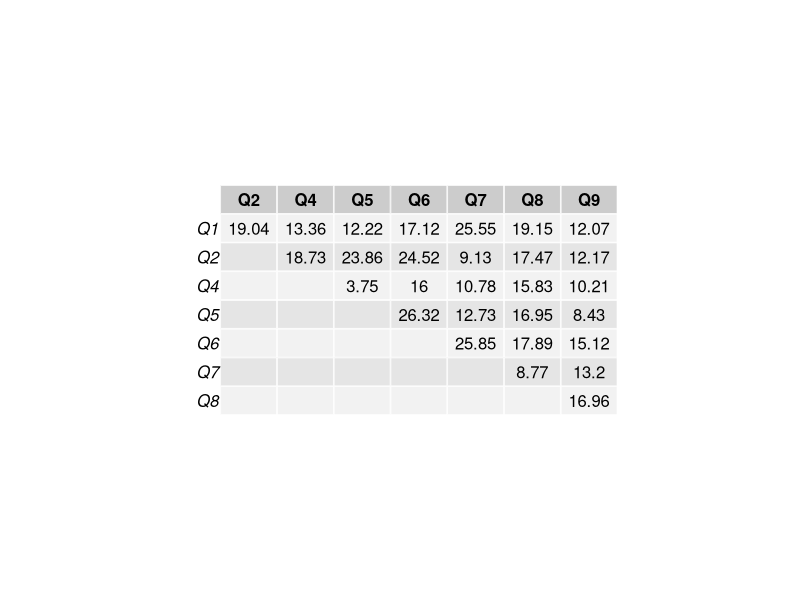
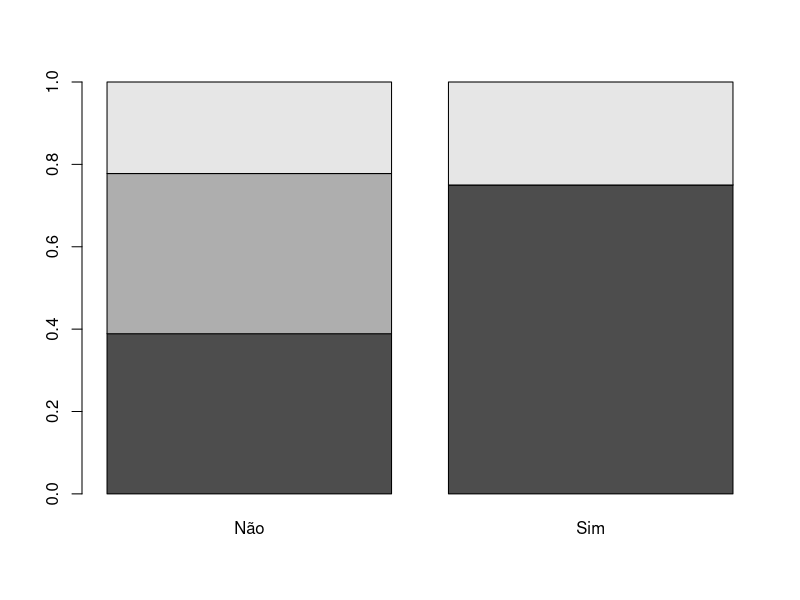
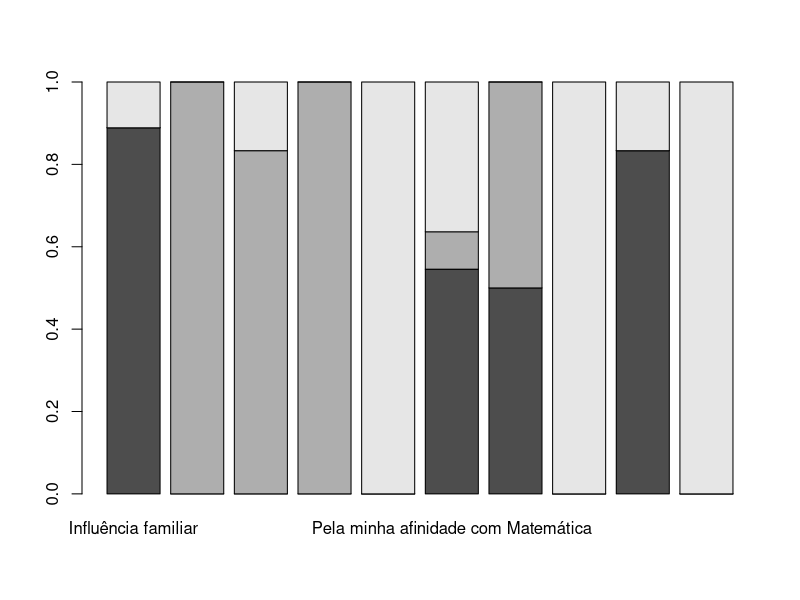
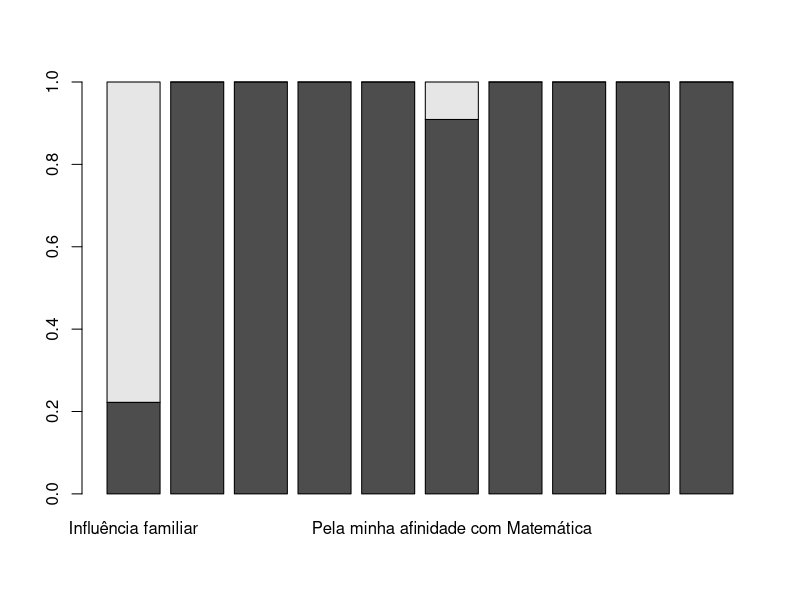
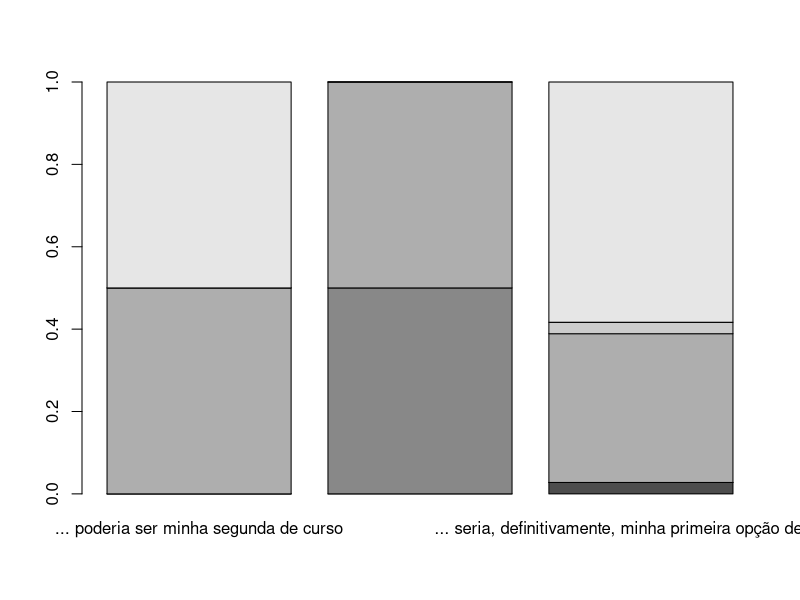
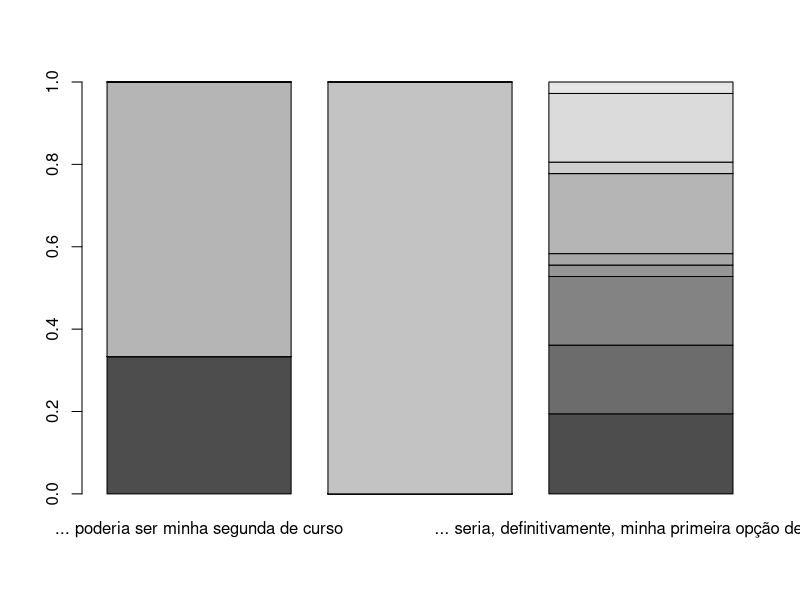

These figures' R source, in order:
#!/usr/bin/env Rscript

library(readr)
library(gridExtra)
dicionario <- c("ID",
                "No momento, você exerce algum tipo de atividade remunerada?",
                "Você já frequentou algum curso de nível superior antes de ser aprovado para o curso de Estatística?",
                "Em média, quanto tempo - em minutos - você demora para chegar a Universidade?",
                "Você estudou Estatística no Ensino Médio?",
                "Você tem algum familiar formado em Estatística?",
                "Qual o principal motivo do seu ingresso no curso de Estatística?",
                "No vestibular, o curso de estatística...",
                "Como você avalia sua habilidade em Matemática?",
                "Como você avalia sua habilidade em Computação?",
                "Qual a sua principal expectativa após a conclusão do curso?")

names(dicionario) <- c("ID", paste0("Q", 1:10))
dados <- read_delim("DADOS_CE081_2022.csv",
                    quote = "\"",
                    col_types = "nccnccccccc",
                    locale = locale(encoding = "ISO-8859-1",
                                    decimal_mark = ","),
                    delim = ";")
vq <- c(2,3,5,6,7,8,9,10)
tamanho <- c(length(vq),length(vq))
result <- array(NA, dim=tamanho)
colnames(result) <- paste0("Q", (vq-1))
rownames(result) <- paste0("Q", (vq-1))
I <- array(0, dim=tamanho)
J <- array(0, dim=tamanho)
for (k in c(1:(length(vq)-1))){
    for (l in c((k+1):length(vq))){
        item <- table(dados[,c(vq[k],vq[l])])
        I[[k,l]] <- length(item[1,])
        J[[k,l]] <- length(item[,1])
        result[[k,l]] <- (chisq.test(item))$statistic
    }
}
T <- round((sqrt((result/44)/((I-1)*(J-1))))*100, 2)
plots <- 5
bigt <- tail(sort(c(T)), n=plots)[1]
max <- which(T >= bigt, arr.ind=TRUE)
aplotar <- list(plots)
T[is.na(T)] <- ""
plots <- nrow(max)
for (m in 1:plots){
    aplotar[[m]] <- table(dados[c(vq[max[m,1]],vq[max[m,2]])])
    aplotar[[m]] = prop.table(aplotar[[m]], margin=2)
}

arquivo <- 0
resolucao <- 150

png(filename=paste0("plot", sprintf("%02d", arquivo), ".png"),
    width=800, height=600, res=resolucao)
arquivo <- arquivo+1
grid.table(T[1:7,2:8])

for (p in 1:plots){
    png(filename=paste0("Q",vq[max[p,1]]-1, "xQ", vq[max[p,2]]-1, ".png"),
        width=800, height=600, res=resolucao)
    barplot(aplotar[[p]])
}
